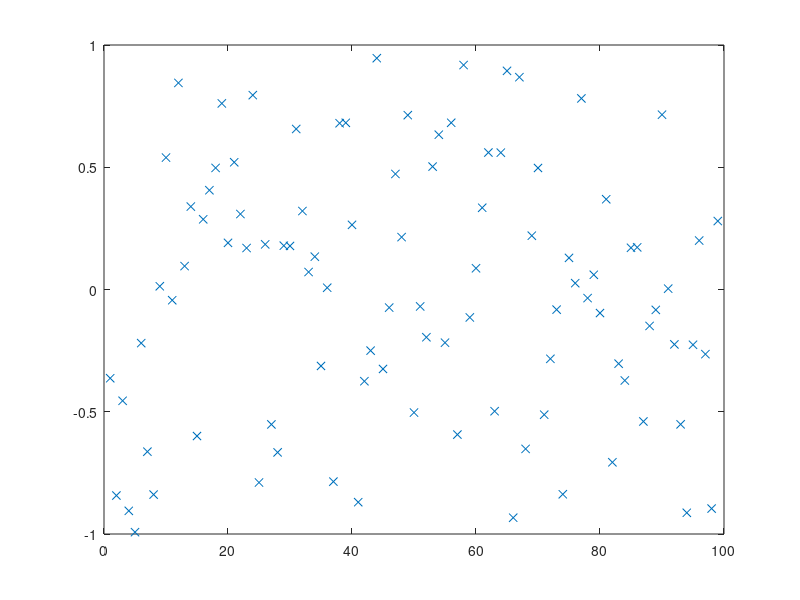

MATLAB code to generate this figure: (Note: this script raises an error after producing the figure.)
% script <a href="matlab:NR_BlockInsertionSortTest">NR_BlockInsertionSortTest</a>
% Test <a href="matlab:help NR_BlockInsertionSort">NR_BlockInsertionSort</a> on a random set of data.
% See <a href="matlab:NRweb">Numerical Renaissance: simulation, optimization, & control</a>, Section 7.1.2.
% Part of <a href="matlab:help NRC">Numerical Renaissance Codebase 1.0</a>, <a href="matlab:help NRchap07">Chapter 7</a>; please read the <a href="matlab:help NRcopyleft">copyleft</a>.

n=99; D=2*rand(n,1)-1; close all,    plot(D(:,1),'x'), pause(0.1)
[D,index]=NR_BlockInsertionSort(D,1,n); plot(D(:,1),'x')

% end script NR_BlockInsertionSortTest
